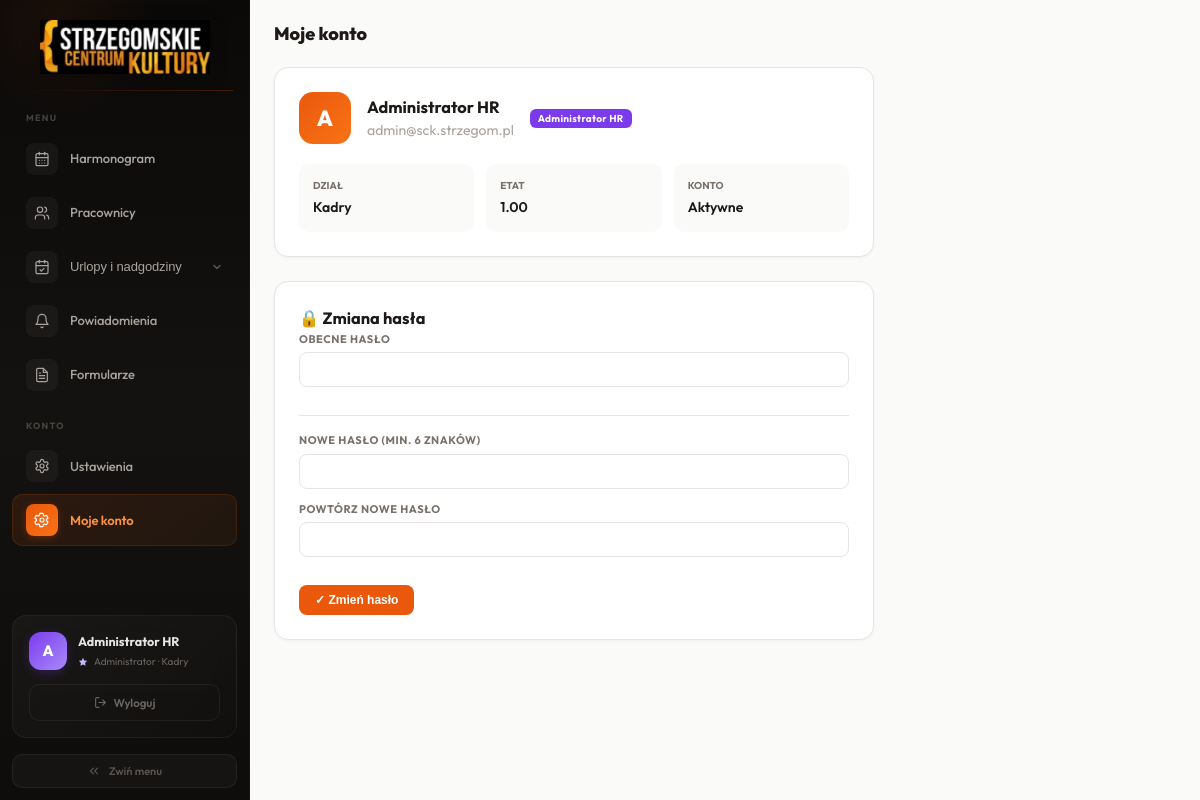
Page /cgi-bin/profile.php (signed in) on the committed database.
### tables this page shows
CREATE TABLE IF NOT EXISTS `users` (
    `id` INT AUTO_INCREMENT PRIMARY KEY,
    `email` VARCHAR(191) NOT NULL,
    `password` VARCHAR(255) NOT NULL DEFAULT '',
    `full_name` VARCHAR(191) NOT NULL,
    `job_title` VARCHAR(191) NOT NULL DEFAULT '',
    `department` VARCHAR(100) NOT NULL DEFAULT 'SCK',
    `employment_fraction` DECIMAL(3,2) NOT NULL DEFAULT 1.00,
    `role` ENUM('admin','employee') NOT NULL DEFAULT 'employee',
    `active` TINYINT(1) NOT NULL DEFAULT 1,
    `must_change_password` TINYINT(1) NOT NULL DEFAULT 1,
    `can_view_all` TINYINT(1) NOT NULL DEFAULT 0,
    `created_at` TIMESTAMP DEFAULT CURRENT_TIMESTAMP,
    `updated_at` TIMESTAMP DEFAULT CURRENT_TIMESTAMP ON UPDATE CURRENT_TIMESTAMP,
    UNIQUE KEY `uq_email` (`email`)
);

### cgi-bin/includes/db.php (called while the page is built, shortened)
<?php
function get_db(): PDO {
    static $pdo = null;
    if ($pdo === null) {
        $dsn = 'mysql:host=' . DB_HOST . ';dbname=' . DB_NAME . ';charset=' . DB_CHARSET;
        $pdo = new PDO($dsn, DB_USER, DB_PASS, [
            PDO::ATTR_ERRMODE            => PDO::ERRMODE_EXCEPTION,
            PDO::ATTR_DEFAULT_FETCH_MODE => PDO::FETCH_ASSOC,
            PDO::ATTR_EMULATE_PREPARES   => false,
        ]);
    }
    return $pdo;
}

### cgi-bin/includes/auth.php (called while the page is built, shortened)
<?php
require_once __DIR__ . '/db.php';
function current_user(): ?array {
    static $user = false;
    if ($user === false) {
        $stmt = get_db()->prepare('SELECT * FROM users WHERE id = ? AND active = 1');
        $stmt->execute([$_SESSION['user_id']]);
        $user = $stmt->fetch() ?: null;
    }
    return $user;
}
function require_login(): array {
    $u = current_user();
    return $u;
}
function is_admin(): bool {
    $u = current_user();
    return $u && $u['role'] === 'admin';
}
function h(string $s): string {
    return htmlspecialchars($s, ENT_QUOTES, 'UTF-8');
}

### cgi-bin/includes/functions.php (called while the page is built, shortened)
<?php
function get_setting(string $key, string $default = ''): string {
    $stmt = get_db()->prepare('SELECT setting_value FROM settings WHERE setting_key=?');
    $stmt->execute([$key]);
    $row = $stmt->fetch();
    return $row ? $row['setting_value'] : $default;
}

### cgi-bin/profile.php (the view, shortened to what this page needs)
<?php
require_once __DIR__ . '/includes/layout.php';
$user = require_login();
$force = !empty($_GET['force']) || $user['must_change_password'];
layout_start('Moje konto');
?>
<div class="page-head"><h2>Moje konto</h2></div>
<div class="card" style="max-width:600px">
    <div class="profile-row">
        <div class="avatar"><?=mb_strtoupper(mb_substr($user['full_name'],0,1))?></div>
        <div><h3><?=h($user['full_name'])?></h3><div class="text-muted"><?=h($user['email'])?></div></div>
        <span class="badge <?=$user['role']==='admin'?'badge-admin':'badge-emp'?>"><?=$user['role']==='admin'?'Administrator HR':'Pracownik'?></span>
    </div>
    <div class="g3">
        <div class="stat"><div class="stat-l">Dział</div><div class="stat-v"><?=h($user['department'])?></div></div>
        <div class="stat"><div class="stat-l">Etat</div><div class="stat-v"><?=$user['employment_fraction']?></div></div>
        <div class="stat"><div class="stat-l">Konto</div><div class="stat-v"><?=$user['active']?'Aktywne':'Zablokowane'?></div></div>
    </div>
</div>
<div class="card" style="max-width:600px;margin-top:20px">
    <h3><?=$force?'🔒 Ustaw nowe hasło':'🔒 Zmiana hasła'?></h3>
    <form method="post"><?=csrf_field()?>
        <?php if(!$force):?><label class="lbl">Obecne hasło</label><input type="password" name="old_password" class="input" required><hr><?php endif;?>
        <label class="lbl">Nowe hasło (min. 6 znaków)</label><input type="password" name="new_password" class="input" required minlength="6">
        <label class="lbl">Powtórz nowe hasło</label><input type="password" name="repeat_password" class="input" required>
        <div style="margin-top:16px"><button type="submit" class="btn btn-primary">✓ <?=$force?'Ustaw hasło':'Zmień hasło'?></button></div>
    </form>
</div>
<?php layout_end(); ?>

### cgi-bin/includes/layout.php (shortened to what this page needs)
<?php
require_once __DIR__ . '/auth.php';
require_once __DIR__ . '/functions.php';
function layout_start(string $title = ''): void {
    $user = current_user();
?><!DOCTYPE html>
<html lang="pl">
<head>
<link rel="stylesheet" href="assets/style.css">
</head>
<body>
<?php if ($user): ?>
<div class="app" id="app">
<nav class="sidebar" id="sidebar">
    <div class="sb-brand">
        <div class="sb-brand-inner">
            <img src="assets/logo_white.png" alt="Strzegomskie Centrum Kultury" class="sb-logo-img">
        </div>
        <div class="sb-shimmer"></div>
    </div>
    <div class="sb-nav">
        <div class="sb-section"><span>Menu</span></div>
        <a href="schedule.php" class="nav-btn <?= basename($_SERVER['SCRIPT_NAME'])==='schedule.php'?'act':'' ?>">
            <span class="nav-icon"></span>
            <span class="nav-label"><?= is_admin()?'Harmonogram':'Mój grafik' ?></span>
        </a>
        <?php if (is_admin()): ?>
        <a href="employees.php" class="nav-btn <?= basename($_SERVER['SCRIPT_NAME'])==='employees.php'?'act':'' ?>">
            <span class="nav-icon"><svg width="16" height="16" viewBox="0 0 24 24" fill="none" stroke="currentColor" stroke-width="1.8" stroke-linecap="round" stroke-linejoin="round"><path d="M16 21v-2a4 4 0 0 0-4-4H6a4 4 0 0 0-4 4v2"/><circle cx="9" cy="7" r="4"/><path d="M22 21v-2a4 4 0 0 0-3-3.87"/><path d="M16 3.13a4 4 0 0 1 0 7.75"/></svg></span>
            <span class="nav-label">Pracownicy</span>
        </a>
        <?php endif; ?>
        <?php
            $lbPage = basename($_SERVER['SCRIPT_NAME'])==='leave_balances.php';
            $lbActive = $lbPage;
        ?>
        <?php if (is_admin()): ?>
        <div class="nav-group <?=$lbActive?'nav-group-open':''?>">
            <button class="nav-btn nav-group-btn <?=$lbActive?'act':''?>" onclick="this.parentElement.classList.toggle('nav-group-open')">
                <span class="nav-icon"><svg width="16" height="16" viewBox="0 0 24 24" fill="none" stroke="currentColor" stroke-width="1.8" stroke-linecap="round" stroke-linejoin="round"><path d="M8 2v4"/><path d="M16 2v4"/><rect width="18" height="18" x="3" y="4" rx="2"/><path d="M3 10h18"/><path d="M9 16l2 2 4-4"/></svg></span>
                <span class="nav-label">Urlopy i nadgodziny</span>
                <svg class="nav-chevron" width="12" height="12" viewBox="0 0 24 24" fill="none" stroke="currentColor" stroke-width="2.5" stroke-linecap="round" stroke-linejoin="round"><polyline points="6 9 12 15 18 9"/></svg>
            </button>
        </div>
        <?php endif; ?>
        <a href="notifications.php" class="nav-btn <?= basename($_SERVER['SCRIPT_NAME'])==='notifications.php'?'act':'' ?>">
            <span class="nav-icon"><svg width="16" height="16" viewBox="0 0 24 24" fill="none" stroke="currentColor" stroke-width="1.8" stroke-linecap="round" stroke-linejoin="round"><path d="M6 8a6 6 0 0 1 12 0c0 7 3 9 3 9H3s3-2 3-9"/><path d="M10.3 21a1.94 1.94 0 0 0 3.4 0"/></svg></span>
            <span class="nav-label">Powiadomienia</span>
        </a>
        <?php $formsVisible = get_setting('forms_visible', '1') === '1'; ?>
        <?php if ($formsVisible || is_admin()): ?>
        <?php $fmActive = in_array(basename($_SERVER['SCRIPT_NAME']), ['forms.php','form_wifi.php','form_overtime.php','form_leave.php']); ?>
        <a href="forms.php" class="nav-btn <?=$fmActive?'act':''?>">
            <span class="nav-icon"></span>
            <span class="nav-label">Formularze</span>
        </a>
        <?php endif; ?>
        <div class="sb-section"><span>Konto</span></div>
        <?php if (is_admin()): ?>
        <a href="settings.php" class="nav-btn <?= basename($_SERVER['SCRIPT_NAME'])==='settings.php'?'act':'' ?>">
            <span class="nav-icon"></span>
            <span class="nav-label">Ustawienia</span>
        </a>
        <?php endif; ?>
        <a href="profile.php" class="nav-btn <?= basename($_SERVER['SCRIPT_NAME'])==='profile.php'?'act':'' ?>">
            <span class="nav-icon"></span>
            <span class="nav-label">Moje konto</span>
        </a>
    </div>
    <div class="sb-footer">
        <div class="sb-card">
            <div class="sb-user">
                <div class="sb-avatar <?=$user['role']==='admin'?'sb-avatar-admin':'sb-avatar-emp'?>"><?=mb_substr($user['full_name'],0,1)?></div>
                <div class="sb-user-info">
                    <div class="sb-user-name"><?= h($user['full_name']) ?></div>
                    <div class="sb-user-role">
                        <?php if($user['role']==='admin'):?><svg width="10" height="10" viewBox="0 0 24 24" fill="currentColor" style="color:#c4b5fd;margin-right:2px;vertical-align:-1px"><path d="M12 2L15.09 8.26L22 9.27L17 14.14L18.18 21.02L12 17.77L5.82 21.02L7 14.14L2 9.27L8.91 8.26L12 2Z"/></svg><?php endif;?>
                        <?= $user['role']==='admin'?'Administrator':'Pracownik' ?> · <?= h($user['department']) ?>
                    </div>
                </div>
            </div>
            <a href="logout.php" class="sb-logout">
                <svg width="13" height="13" viewBox="0 0 24 24" fill="none" stroke="currentColor" stroke-width="2" stroke-linecap="round" stroke-linejoin="round"><path d="M9 21H5a2 2 0 0 1-2-2V5a2 2 0 0 1 2-2h4"/><polyline points="16 17 21 12 16 7"/><line x1="21" x2="9" y1="12" y2="12"/></svg>
                <span class="nav-label">Wyloguj</span>
            </a>
        </div>
    </div>
    <div class="sb-collapse-wrap">
        <button class="sb-collapse-btn" id="sbToggle" onclick="toggleSidebar()" title="Zwiń menu">
            <svg width="14" height="14" viewBox="0 0 24 24" fill="none" stroke="currentColor" stroke-width="2" stroke-linecap="round" stroke-linejoin="round" class="collapse-icon"><polyline points="11 17 6 12 11 7"/><polyline points="18 17 13 12 18 7"/></svg>
            <span class="nav-label">Zwiń menu</span>
        </button>
    </div>
</nav>
<main class="content">
<?php endif; ?>
<?php }
function layout_end(): void { if (current_user()): ?>
</main></div>
<?php endif; ?>
</body></html>
<?php } ?>

### rows in the picture
users: full_name "A", full_name "Administrator HR", department "Kadry", email "admin@sck.strzegom.pl", employment_fraction "1.00"
